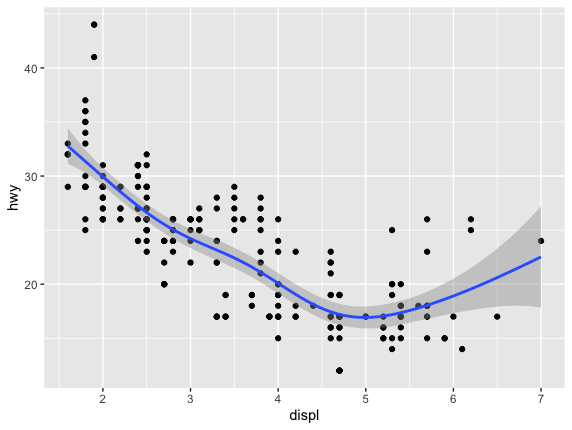

R code for this plot:
library(mgcv)
p <- ggplot(mpg, aes(displ, hwy)) +
  geom_point() +
  geom_smooth(method = "gam", formula = y ~ s(x))

print(p)
